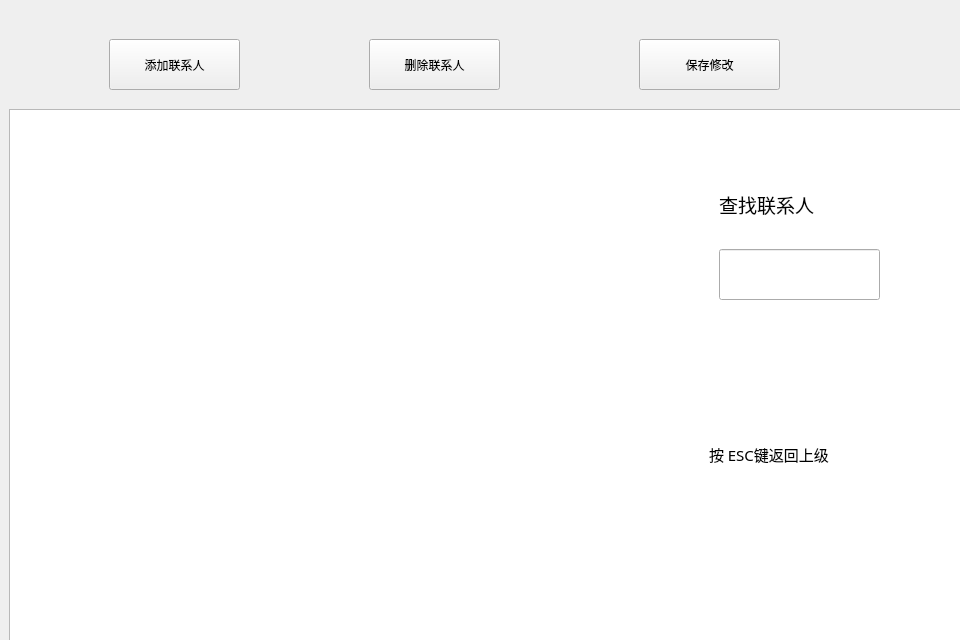
<?xml version="1.0" encoding="UTF-8"?>
<ui version="4.0">
 <class>Widget</class>
 <widget class="QWidget" name="Widget">
  <property name="geometry">
   <rect>
    <x>0</x>
    <y>0</y>
    <width>960</width>
    <height>640</height>
   </rect>
  </property>
  <property name="minimumSize">
   <size>
    <width>960</width>
    <height>640</height>
   </size>
  </property>
  <property name="maximumSize">
   <size>
    <width>960</width>
    <height>640</height>
   </size>
  </property>
  <property name="windowTitle">
   <string>Widget</string>
  </property>
  <widget class="QStackedWidget" name="stackedWidget">
   <property name="geometry">
    <rect>
     <x>9</x>
     <y>9</y>
     <width>1001</width>
     <height>641</height>
    </rect>
   </property>
   <property name="currentIndex">
    <number>1</number>
   </property>
   <widget class="QWidget" name="menupage">
    <property name="minimumSize">
     <size>
      <width>960</width>
      <height>640</height>
     </size>
    </property>
    <property name="maximumSize">
     <size>
      <width>960</width>
      <height>640</height>
     </size>
    </property>
    <widget class="QPushButton" name="lookbtn">
     <property name="geometry">
      <rect>
       <x>360</x>
       <y>180</y>
       <width>131</width>
       <height>91</height>
      </rect>
     </property>
     <property name="font">
      <font>
       <family>Agency FB</family>
       <pointsize>12</pointsize>
      </font>
     </property>
     <property name="text">
      <string>查看通讯录</string>
     </property>
    </widget>
    <widget class="QPushButton" name="statbtn">
     <property name="geometry">
      <rect>
       <x>360</x>
       <y>300</y>
       <width>131</width>
       <height>91</height>
      </rect>
     </property>
     <property name="font">
      <font>
       <family>Agency FB</family>
       <pointsize>12</pointsize>
      </font>
     </property>
     <property name="text">
      <string>一键排序</string>
     </property>
    </widget>
    <widget class="QPushButton" name="quitbtn">
     <property name="geometry">
      <rect>
       <x>360</x>
       <y>430</y>
       <width>131</width>
       <height>81</height>
      </rect>
     </property>
     <property name="font">
      <font>
       <family>Agency FB</family>
       <pointsize>12</pointsize>
      </font>
     </property>
     <property name="text">
      <string>保存并退出</string>
     </property>
    </widget>
    <widget class="QLabel" name="label">
     <property name="geometry">
      <rect>
       <x>270</x>
       <y>60</y>
       <width>391</width>
       <height>91</height>
      </rect>
     </property>
     <property name="font">
      <font>
       <family>楷体</family>
       <pointsize>26</pointsize>
      </font>
     </property>
     <property name="text">
      <string>通讯录管理系统</string>
     </property>
    </widget>
   </widget>
   <widget class="QWidget" name="lookpage">
    <property name="minimumSize">
     <size>
      <width>960</width>
      <height>640</height>
     </size>
    </property>
    <property name="maximumSize">
     <size>
      <width>960</width>
      <height>640</height>
     </size>
    </property>
    <widget class="QTableWidget" name="looktablewidget">
     <property name="geometry">
      <rect>
       <x>0</x>
       <y>100</y>
       <width>1041</width>
       <height>631</height>
      </rect>
     </property>
     <property name="font">
      <font>
       <pointsize>10</pointsize>
      </font>
     </property>
    </widget>
    <widget class="QPushButton" name="addbtn">
     <property name="geometry">
      <rect>
       <x>100</x>
       <y>30</y>
       <width>131</width>
       <height>51</height>
      </rect>
     </property>
     <property name="text">
      <string>添加联系人</string>
     </property>
    </widget>
    <widget class="QPushButton" name="savebtn">
     <property name="geometry">
      <rect>
       <x>630</x>
       <y>30</y>
       <width>141</width>
       <height>51</height>
      </rect>
     </property>
     <property name="text">
      <string>保存修改</string>
     </property>
    </widget>
    <widget class="QPushButton" name="delbtn">
     <property name="geometry">
      <rect>
       <x>360</x>
       <y>30</y>
       <width>131</width>
       <height>51</height>
      </rect>
     </property>
     <property name="text">
      <string>删除联系人</string>
     </property>
    </widget>
    <widget class="QLabel" name="label_2">
     <property name="geometry">
      <rect>
       <x>700</x>
       <y>420</y>
       <width>231</width>
       <height>51</height>
      </rect>
     </property>
     <property name="font">
      <font>
       <family>Agency FB</family>
       <pointsize>11</pointsize>
      </font>
     </property>
     <property name="text">
      <string>按 ESC键返回上级</string>
     </property>
    </widget>
    <widget class="QLineEdit" name="searchLineEdit">
     <property name="geometry">
      <rect>
       <x>710</x>
       <y>240</y>
       <width>161</width>
       <height>51</height>
      </rect>
     </property>
     <property name="font">
      <font>
       <family>Agency FB</family>
       <pointsize>10</pointsize>
      </font>
     </property>
     <property name="placeholderText">
      <string notr="true" comment="输入搜索内容"/>
     </property>
     <property name="clearButtonEnabled">
      <bool>true</bool>
     </property>
    </widget>
    <widget class="QLabel" name="label_3">
     <property name="geometry">
      <rect>
       <x>710</x>
       <y>170</y>
       <width>231</width>
       <height>51</height>
      </rect>
     </property>
     <property name="font">
      <font>
       <family>Agency FB</family>
       <pointsize>14</pointsize>
      </font>
     </property>
     <property name="text">
      <string>查找联系人</string>
     </property>
    </widget>
    <zorder>looktablewidget</zorder>
    <zorder>savebtn</zorder>
    <zorder>addbtn</zorder>
    <zorder>delbtn</zorder>
    <zorder>label_2</zorder>
    <zorder>searchLineEdit</zorder>
    <zorder>label_3</zorder>
   </widget>
   <widget class="QWidget" name="statpage">
    <property name="minimumSize">
     <size>
      <width>960</width>
      <height>640</height>
     </size>
    </property>
   </widget>
  </widget>
 </widget>
 <resources/>
 <connections/>
</ui>
